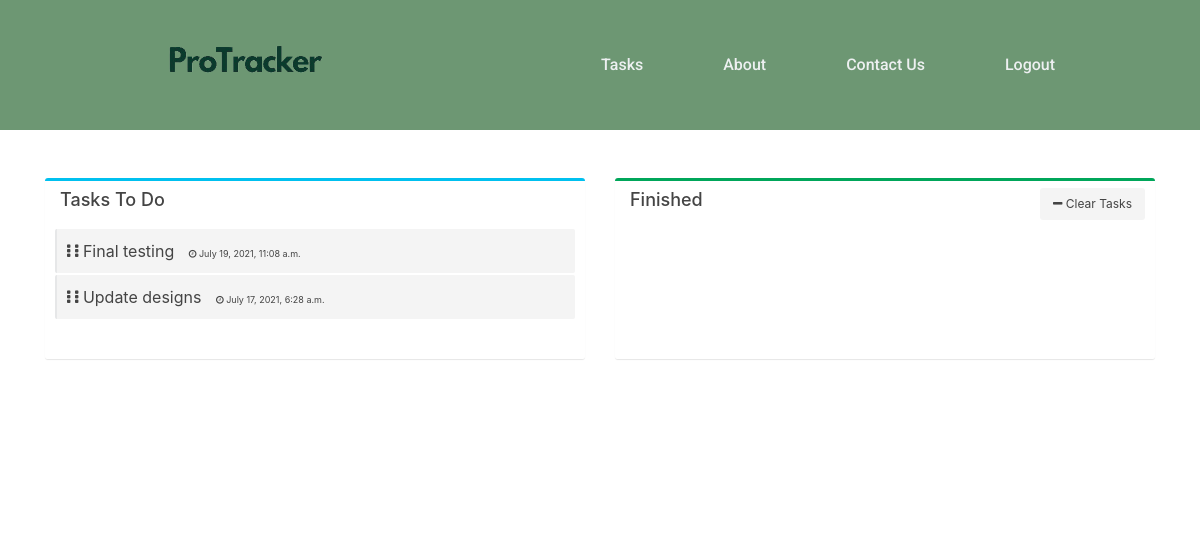
Page /tasks/roygeorge/ on the earlier database version.
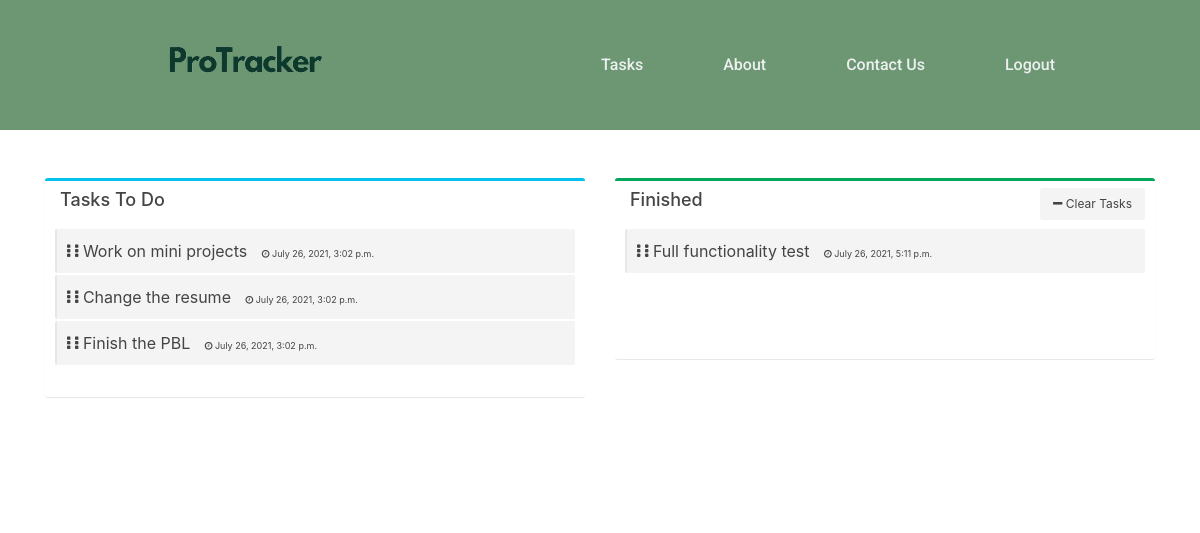
Same page on the later database version.
### app/models.py (models this page shows)
class Task(models.Model):
    assigned_to = models.ForeignKey(
        Employee, on_delete=models.CASCADE)
    date_created = models.DateTimeField(
        auto_now_add=True)
    title = models.CharField(max_length=50)
    completed = models.BooleanField(default=False)
    date_created.editable = True

### app/views.py (the view)
# urls.py: path('tasks/<str:username>/', views.taskView, name='tasks'),
def taskView(request, username):
    set_of_tasks = Task.objects.order_by('-id').filter(assigned_to=username)
    tasks, completed = [], []
    for name in set_of_tasks:
        if name.completed:
            completed.append(name)
        else:
            tasks.append(name)
    context = {
        'tasks': tasks,
        'completed': completed,
    }
    print("context", context)
    return render(request, 'app/taskpage.html', context)

### app/templates/app/taskpage.html (shortened to what this page needs)
{% load static %}
<head>
   <link href="https://maxcdn.bootstrapcdn.com/font-awesome/4.3.0/css/font-awesome.min.css" rel="stylesheet">
   <link rel="stylesheet" href="https://cdn.jsdelivr.net/npm/bootstrap@4.6.0/dist/css/bootstrap.min.css">
   <link rel="stylesheet" href="{% static 'css/home.css' %}">
</head>
<body>
   <header>
      <a class="logo" href="/"><img width="250px" height="60px" src="{% static 'media/header.png' %}" alt="logo"></a>
      <a class="cta" href="#">Tasks</a>
      <a class="cta" href="#">About</a>
      <a class="cta" href="#">Contact Us</a>
      <a class="cta" href="/login">Logout</a>
   </header>
   <div class="overlay">
      <div class="overlay__content">
         <a href="#">Services</a>
      </div>
   </div>
   <div class="container">
      <div class="row">
         <div class="col-md-6">
            <div class="box box-aqua">
               <div class="box-header ui-sortable-handle" style="cursor: move;">
                  <h3 class="box-title">Tasks To Do</h3>
               </div>
               <div class="box-body">
                  <ul class="todo-list ui-sortable" ondrop="dropToBeDone(event)" ondragover="allowDrop(event)" id="to-be-done-ul" style="min-height:100px">
                     {% for task in tasks %}
                     <li id="task{{task.id}}" class="draggable" draggable="true" style="cursor: move;" ondragstart="drag(event)">
                        <span class="handle ui-sortable-handle">
                        <i class="fa fa-ellipsis-v"></i>
                        <i class="fa fa-ellipsis-v"></i>
                        </span>
                        <span class="text">{{task.title}}</span>
                        <small class="label label-info"><i class="fa fa-clock-o"> </i> <span  id="time"> {{task.date_created}} </span> </small>
                     </li>
                     {% endfor %}
                  </ul>
               </div>
               <div class="box-footer clearfix no-border">
               </div>
            </div>
         </div>
         <div class="col-md-6">
            <div class="box box-green">
               <div class="box-header ui-sortable-handle" style="cursor: move;">
                  <h3 class="box-title">Finished</h3>
                  <button type="button" class="btn btn-default pull-right" style=" font-size: 12px; margin-top: -3px;" onclick="clearTasks()">
                     <i class="fa fa-minus"></i> Clear Tasks
                  </button>
               </div>
               <div class="box-body" >
                  <ul class="todo-list ui-sortable" ondrop="drop(event)" ondragover="allowDrop(event)" id="completed-ul" style="min-height:100px">
                     {% for complete in completed %}
                     <li id="task{{complete.id}}" class="draggable" draggable="true" style="cursor:move" ondragstart="drag(event)">
                        <span class="handle ui-sortable-handle">
                        <i class="fa fa-ellipsis-v"></i>                        <i class="fa fa-ellipsis-v"></i>
                        </span>
                        <span class="text">{{complete.title}}</span>
                        <small class="label label-info"><i class="fa fa-clock-o"></i> <span id="time"> {{complete.date_created}}</span></small>
                     </li>
                     {% endfor %}
                  </ul>
               </div>
               <div class="box-footer clearfix no-border">
               </div>
            </div>
         </div>
      </div>
   </div>
</body>

Differences in the rows shown:
removed Task: title "Final testing", date_created "July 19, 2021, 11:08 a.m.", shown under "Tasks To Do"
removed Task: title "Update designs", date_created "July 17, 2021, 6:28 a.m.", shown under "Tasks To Do"
added Task: title "Work on mini projects", date_created "July 26, 2021, 3:02 p.m.", shown under "Tasks To Do"
added Task: title "Change the resume", date_created "July 26, 2021, 3:02 p.m.", shown under "Tasks To Do"
added Task: title "Finish the PBL", date_created "July 26, 2021, 3:02 p.m.", shown under "Tasks To Do"
added Task: title "Full functionality test", date_created "July 26, 2021, 5:11 p.m.", shown under "Finished"
